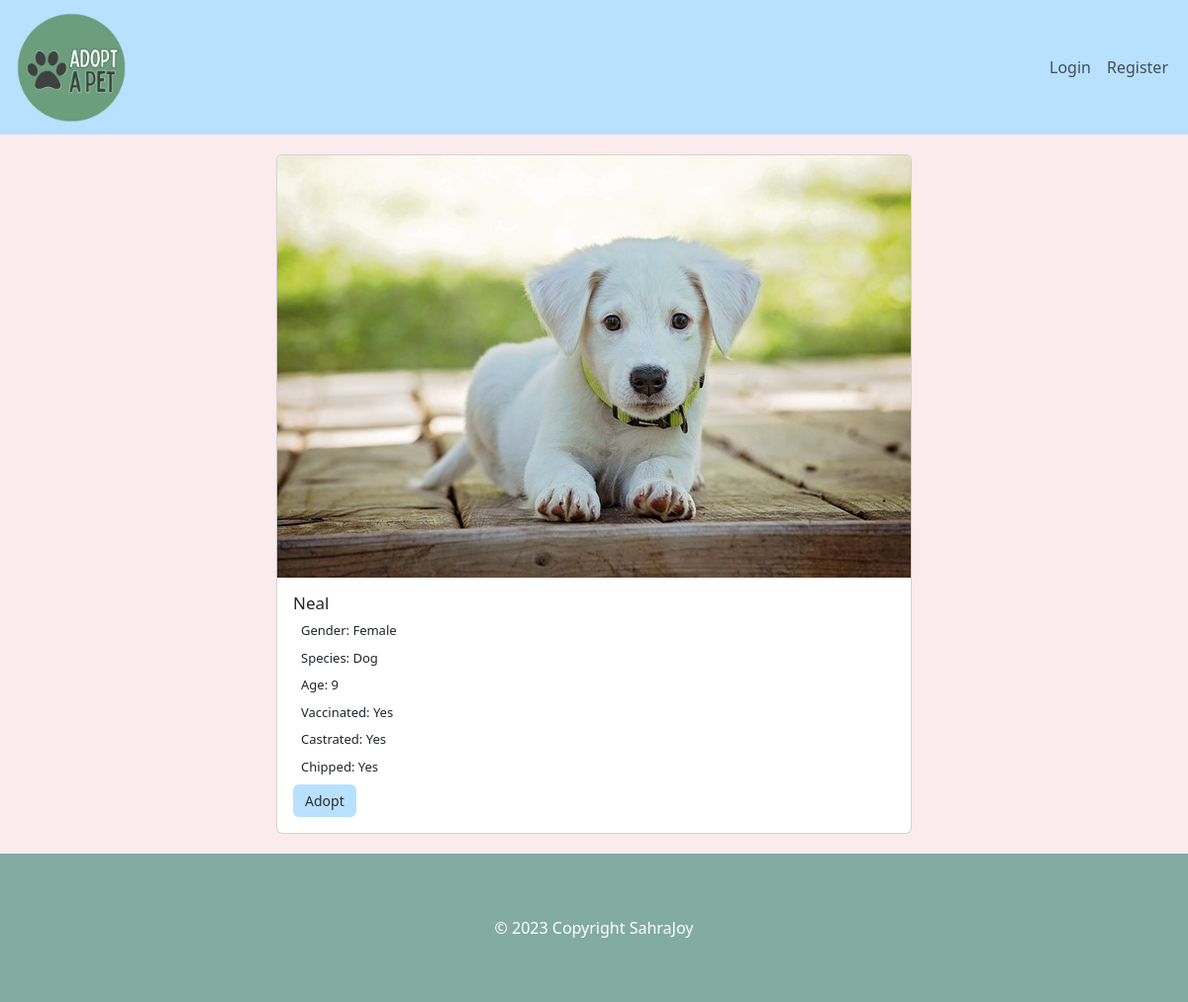
/pets/details.php?id=1, run on an earlier commit of the app's database.
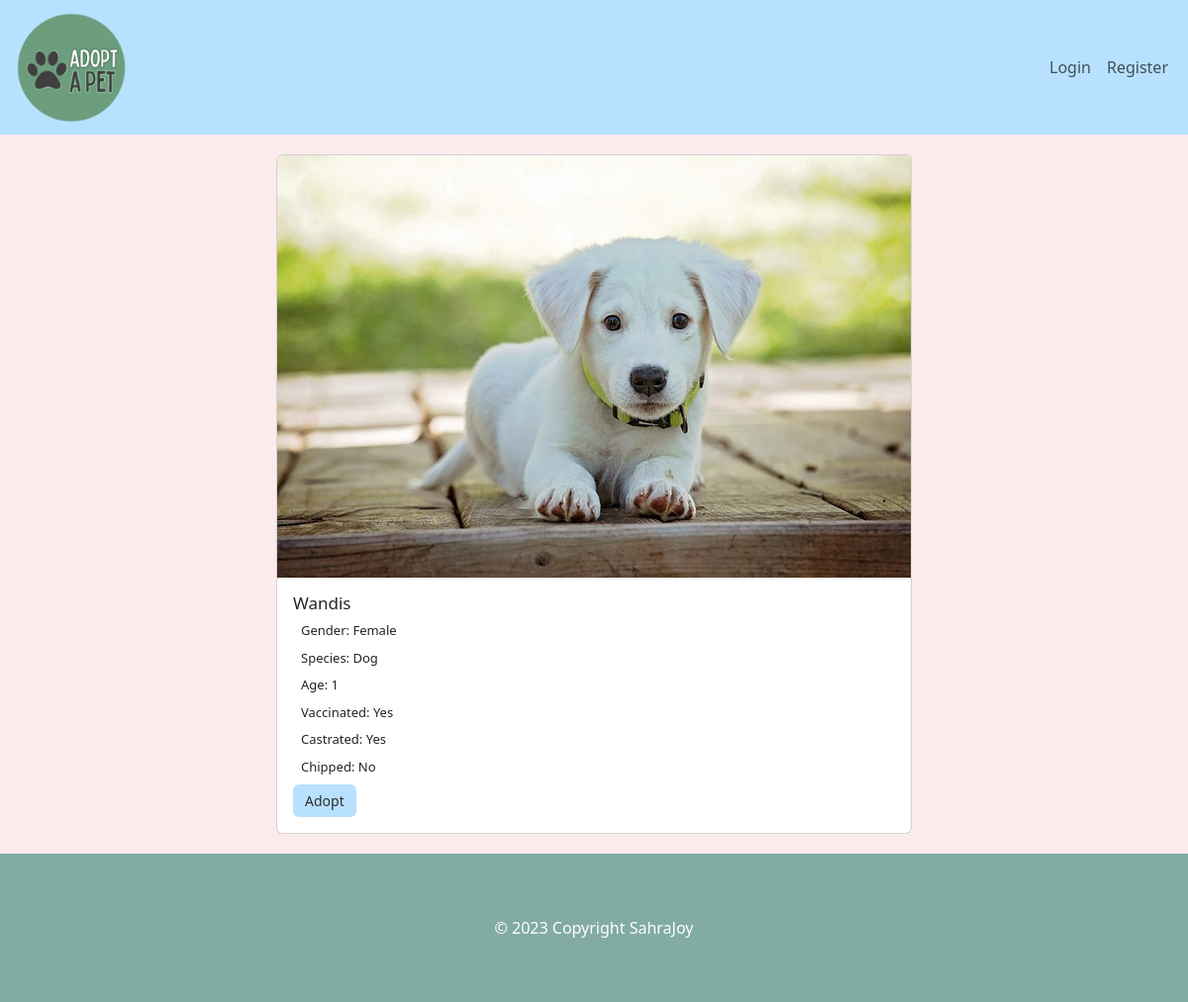
And on a later commit of the database.
### tables this page shows
CREATE TABLE `pets` (
  `pet_id` int(11) NOT NULL,
  `pet_img` varchar(265) NOT NULL,
  `pet_name` varchar(30) NOT NULL,
  `pet_gender` varchar(30) NOT NULL,
  `pet_species` varchar(30) NOT NULL,
  `pet_age` int(11) NOT NULL,
  `pet_vaccinated` tinyint(1) NOT NULL DEFAULT 0,
  `pet_castrated` tinyint(1) NOT NULL DEFAULT 0,
  `pet_chipped` tinyint(1) NOT NULL DEFAULT 0
);

### pets/details.php (the view, shortened to what this page needs)
<?php
    require_once '../components/db_connect.php';
    if(isset($_GET['id']) && !empty($_GET["id"])){
        $sql = "SELECT * FROM `pets` WHERE `pet_id` = $_GET[id]";
        $result = mysqli_query($conn, $sql);
        $cards = "";
        if(mysqli_num_rows($result) > 0) {
            $row = mysqli_fetch_assoc($result);
                $cards .= "
                <div class='p-1'>
                    <div class='card' >
                        <img src='../assets/$row[pet_img]' class='card-img-top object-fit-cover' alt='...'>
                        <div class='card-body'>
                            <h3 class='card-title'>$row[pet_name]</h3>
                            <p class='card-text'>Gender: $row[pet_gender]</p>
                            <p class='card-text'>Species: $row[pet_species]</p>
                            <p class='card-text'>Age: $row[pet_age]</p>
                            ";
                            if($row["pet_vaccinated"]) {
                                $cards .= " <p class='card-text'>Vaccinated: Yes</p>";
                            } else {
                                $cards .= "<p class='card-text'>Vaccinated: No</p>";
                            }
                            if($row["pet_castrated"]) {
                                $cards .= "<p class='card-text'>Castrated: Yes</p>";
                            } else {
                                $cards .= "<p class='card-text'>Castrated: No</p>";
                            }
                            if($row["pet_chipped"]) {
                                $cards .= "<p class='card-text'>Chipped: Yes</p>";
                            } else {
                                $cards .= "<p class='card-text'>Chipped: No</p>";
                            }
                            if(isset($_SESSION["user"])) {
                                $cards .= "
                                <form method='POST'>
                                    <input type='hidden' value='$row[pet_id]' name='adopt'>
                                    <input type='submit' value='Adopt' name='adopt' class='btn btn-danger'>
                                </form>
                                ";
                            }  elseif(!isset($_SESSION["user"]) && !isset($_SESSION["adm"])) {
                                $cards .= "<a href='../user/login.php' class='btn btn-primary'>Adopt</a>";
                            }
                        $cards .= "</div>
                    </div>
                </div>
                ";
        } else {
            $cards = "no data found";
        }
    }
?>
<!DOCTYPE html>
<html lang="en">
<head>
    <link href="https://cdn.jsdelivr.net/npm/bootstrap@5.3.2/dist/css/bootstrap.min.css" rel="stylesheet">
    <link rel="stylesheet" href="../CSS/style.css">
</head>
<body>
    <?php require_once '../components/navbar.php'; ?>
    <div class="container">
        <?= $cards; ?>
    </div>
    <?php require_once '../components/footer.php'; ?>
</body>
</html>

What changed in the data, as far as the page shows it:
changed pets "Female": pet_name "Neal" → "Wandis"; pet_age "9" → "1"; pet_chipped 1 → 0 (drawn)
Also different on the page:
text no longer shown: "Chipped: Yes"
text now shown: "Chipped: No"
